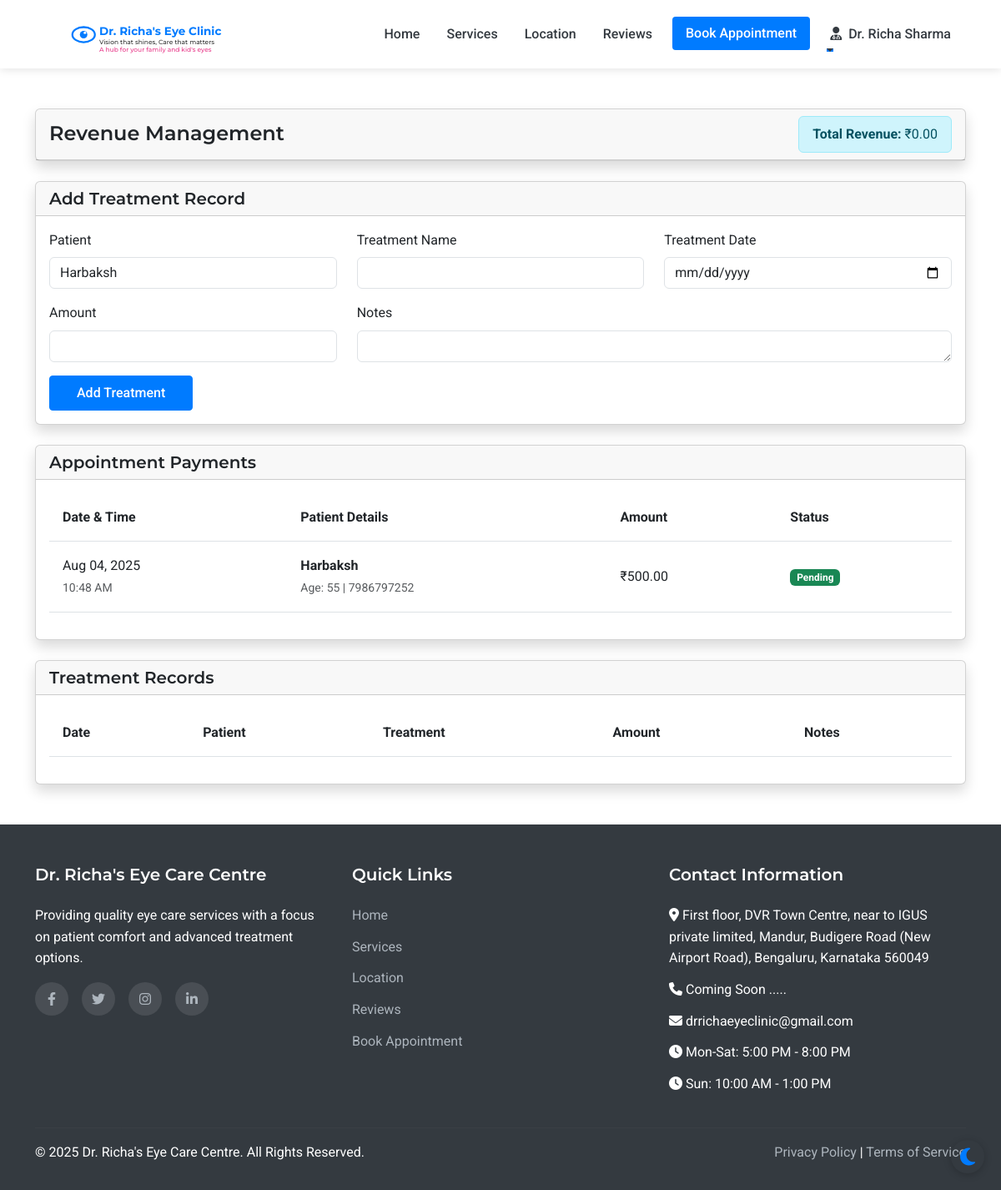
Before: /admin/revenue (signed in) with the older database file.
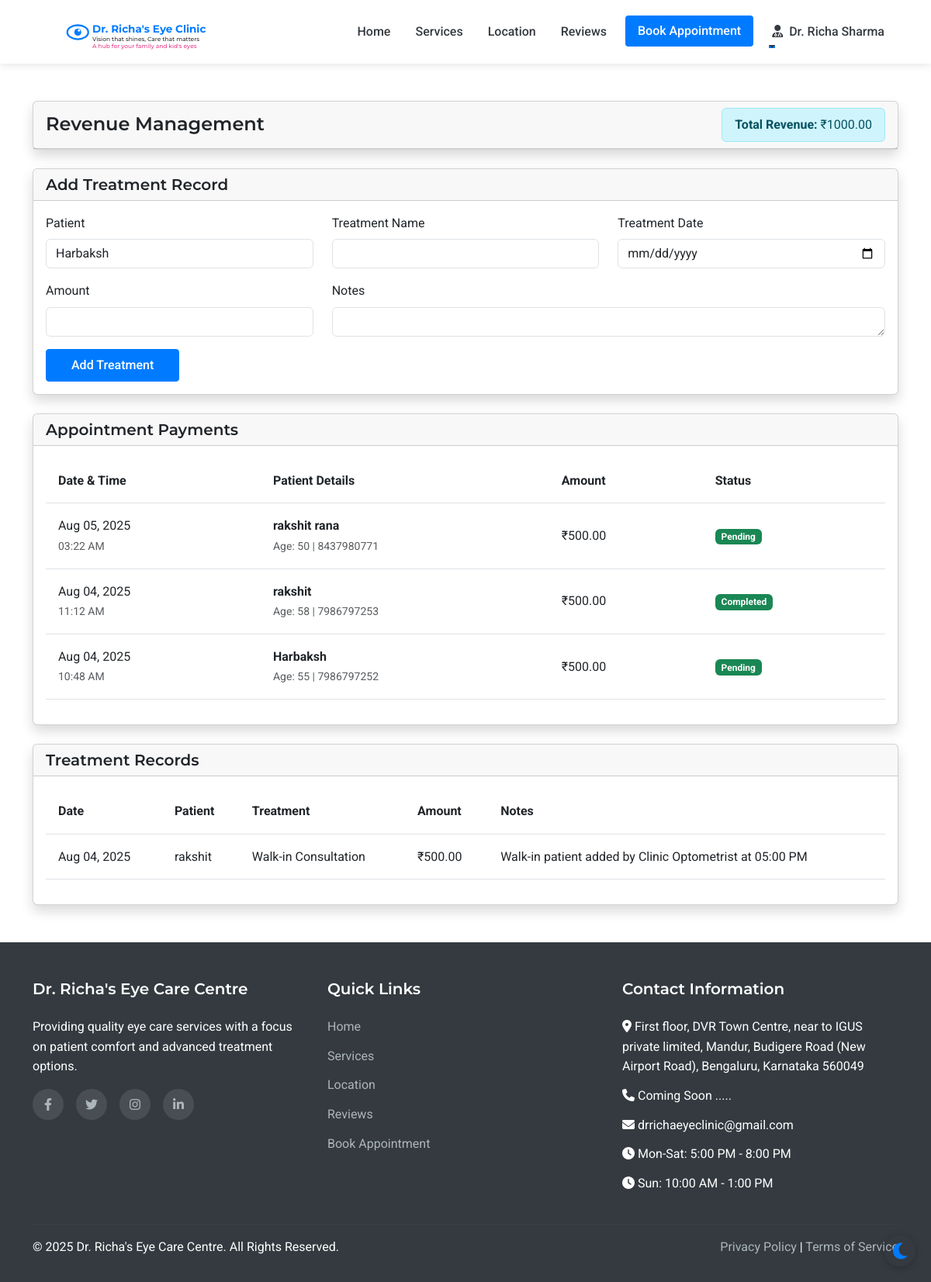
After: the same page with the newer database file.
### models.py (models this page shows, shortened)
class Payment(db.Model):
    id = db.Column(db.Integer, primary_key=True)
    appointment_id = db.Column(db.Integer, db.ForeignKey('appointment.id'), nullable=False)
    appointment = db.relationship('Appointment', backref='payment', uselist=False)
    amount = db.Column(db.Float, nullable=False)
    payment_method = db.Column(db.String(50), nullable=False)  # cash, bank_transfer, upi
    transaction_id = db.Column(db.String(100), nullable=True)
    upi_id = db.Column(db.String(100), nullable=True)
    status = db.Column(db.String(20), default='pending')  # pending, completed, failed
    created_at = db.Column(db.DateTime, default=datetime.utcnow)

class Patient(UserMixin, db.Model):
    id = db.Column(db.Integer, primary_key=True)
    full_name = db.Column(db.String(100), nullable=False)
    mobile_number = db.Column(db.String(15), nullable=False)
    email = db.Column(db.String(100), nullable=True)
    age = db.Column(db.Integer, nullable=False)
    sex = db.Column(db.String(10), nullable=True)
    password_hash = db.Column(db.String(256), nullable=True)
    is_registered = db.Column(db.Boolean, default=False)
    created_at = db.Column(db.DateTime, nullable=False, default=datetime.utcnow)
    appointments = db.relationship('Appointment', backref='patient', lazy=True)
    doctor_prescriptions = db.relationship('DoctorPrescription', backref='patient', lazy=True)
    optometrist_prescriptions = db.relationship('OptometristPrescription', backref='patient', lazy=True)

class Treatment(db.Model):
    id = db.Column(db.Integer, primary_key=True)
    patient_id = db.Column(db.Integer, db.ForeignKey('patient.id'), nullable=False)
    patient = db.relationship('Patient', backref='treatments')
    treatment_name = db.Column(db.String(200), nullable=False)
    treatment_date = db.Column(db.Date, nullable=False)
    amount = db.Column(db.Float, nullable=False)
    notes = db.Column(db.Text, nullable=True)
    created_at = db.Column(db.DateTime, default=datetime.utcnow)

### routes.py (the view, shortened to what this page needs)
@app.route('/admin/revenue', methods=['GET', 'POST'])
@login_required
def admin_revenue():
    if not isinstance(current_user, Doctor):
        flash('Access denied. Doctor privileges required.', 'danger')
        return redirect(url_for('index'))
    form = FlaskForm()  # Create a basic form for CSRF protection
    payments = (
        db.session.query(Payment, Patient)
        .join(Appointment, Payment.appointment_id == Appointment.id)
        .join(Patient, Appointment.patient_id == Patient.id)
        .order_by(Payment.created_at.desc())
        .all()
    )
    treatments = Treatment.query.order_by(Treatment.treatment_date.desc()).all()
    appointment_revenue = sum(payment.amount for payment, _ in payments if payment.status == 'completed')
    treatment_revenue = sum(treatment.amount for treatment in treatments)
    total_revenue = appointment_revenue + treatment_revenue
    patients = Patient.query.order_by(Patient.full_name).all()
    return render_template('admin/revenue.html', payments=payments, treatments=treatments, patients=patients, total_revenue=total_revenue, form=form)

### app.py (called while the page is built)
@login_manager.user_loader
def load_user(user_id):
    from models import Doctor, Assistant, Admin, Patient
    try:
        if user_id.startswith('doctor_'):
            return Doctor.query.get(int(user_id.split('_')[1]))
        elif user_id.startswith('assistant_'):
            return Assistant.query.get(int(user_id.split('_')[1]))
        elif user_id.startswith('admin_'):
            return Admin.query.get(int(user_id.split('_')[1]))
        else:
            return Patient.query.get(int(user_id))
    except (ValueError, AttributeError):
        return None

### routes.py (called while the page is built)
@app.context_processor
def inject_now():
    return {'now': datetime.now()}

### templates/admin/revenue.html (shortened to what the changed rows need)
{% extends 'layout.html' %}
{% block content %}
<div class="container py-5">
    <div class="row">
        <div class="col-12 mb-4">
            <div class="card shadow">
                <div class="card-header d-flex justify-content-between align-items-center">
                    <h4 class="mb-0">Revenue Management</h4>
                    <div class="alert alert-info mb-0 py-2">
                        <strong>Total Revenue:</strong> ₹{{ "%.2f"|format(total_revenue) }}
                    </div>
                </div>
            </div>
        </div>
        <div class="col-12 mb-4">
            <div class="card shadow">
                <div class="card-body">
                    <div class="table-responsive">
                        <table class="table table-hover">
                            <thead>
                                <tr>
                                    <th>Date & Time</th>
                                    <th>Patient Details</th>
                                    <th>Amount</th>
                                    <th>Status</th>
                                </tr>
                            </thead>
                            <tbody>
                                {% for payment, patient in payments %}
                                <tr>
                                    <td>
                                        {{ payment.created_at.strftime('%b %d, %Y') }}<br>
                                        <small class="text-muted">{{ payment.created_at.strftime('%I:%M %p') }}</small>
                                    </td>
                                    <td>
                                        <strong>{{ patient.full_name }}</strong><br>
                                        <small class="text-muted">Age: {{ patient.age }} | {{ patient.mobile_number }}</small>
                                    </td>
                                    <td>₹{{ "%.2f"|format(payment.amount) }}</td>
                                    <td>
                                        <span class="badge bg-success">{{ payment.status|title }}</span>
                                    </td>
                                </tr>
                                {% endfor %}
                            </tbody>
                        </table>
                    </div>
                </div>
            </div>
        </div>
        <div class="col-12">
            <div class="card shadow">
                <div class="card-body">
                    <div class="table-responsive">
                        <table class="table table-hover">
                            <thead>
                                <tr>
                                    <th>Date</th>
                                    <th>Patient</th>
                                    <th>Treatment</th>
                                    <th>Amount</th>
                                    <th>Notes</th>
                                </tr>
                            </thead>
                            <tbody>
                                {% for treatment in treatments %}
                                <tr>
                                    <td>{{ treatment.treatment_date.strftime('%b %d, %Y') }}</td>
                                    <td>{{ treatment.patient.full_name }}</td>
                                    <td>{{ treatment.treatment_name }}</td>
                                    <td>₹{{ "%.2f"|format(treatment.amount) }}</td>
                                    <td>{{ treatment.notes or '-' }}</td>
                                </tr>
                                {% endfor %}
                            </tbody>
                        </table>
                    </div>
                </div>
            </div>
        </div>
    </div>
</div>
{% endblock %}

Changed rows visible on the page:
added Payment: created_at "Aug 05, 2025", created_at "03:22 AM", full_name "rakshit rana", age "50", mobile_number "8437980771", amount "500.00", status "Pending"
added Payment: created_at "Aug 04, 2025", created_at "11:12 AM", full_name "rakshit", age "58", mobile_number "7986797253", amount "500.00", status "Completed"
added Treatment: treatment_date "Aug 04, 2025", patient.full_name "rakshit", treatment_name "Walk-in Consultation", amount "500.00", notes "Walk-in patient added by Clinic Optometrist at 05:00 PM"
Other visible differences:
{{ "%.2f"|format(total_revenue) }}: "0.00" → "1000.00"
